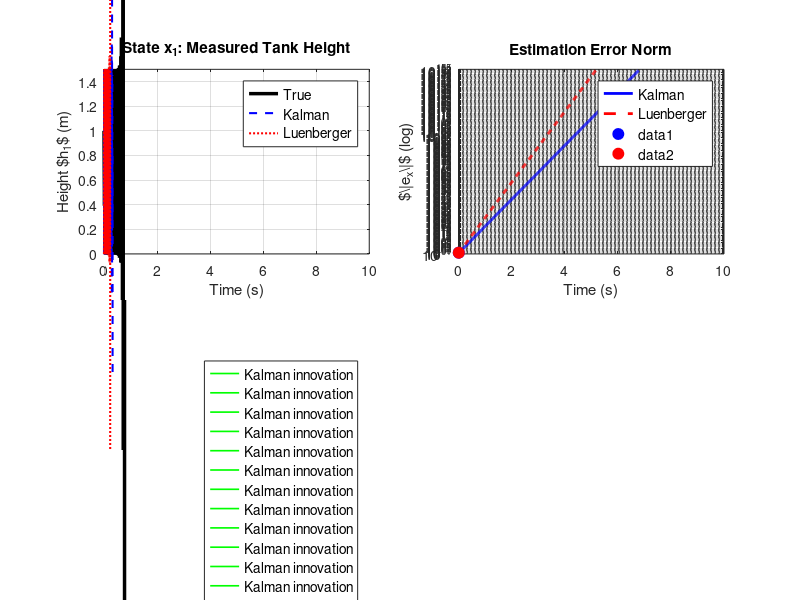

This chart was generated by the following MATLAB code: (Note: this script raises an error after producing the figure.)
% Figure_5B_TimeResponse.m
% Time-domain comparison of 4 observer methods
% Generates 4-panel figure: estimation, error, robustness, summary table

clear all; close all;

% System parameters
A = [-0.5 0.5; 0.5 -1.0];
B = [1; 0];
C = [1 0];

% Noise covariances
Q = 0.1 * eye(2);
R = 0.05;

% Time vector
t = 0:0.01:10;
N = length(t);

% ========== STEP 1: Design Observers ==========

% Kalman: solve CARE
[Sigma, L_eig, Gain] = care(A', C', Q, R);
L_kalman = Sigma * C' / R;

% Luenberger: same dominant pole
poles_luen = real(eig(A - L_kalman*C)) - 0.3;
L_luen = place(A', C', poles_luen)';

fprintf('Kalman gain: '); disp(L_kalman');
fprintf('Luenberger gain: '); disp(L_luen');

% ========== STEP 2: Simulate System ==========

% True initial condition
x0 = [1; 0.5];
x_obs0 = [0; 0];

% Generate measurement (true system + noise)
x_true = zeros(2, N);
x_true(:,1) = x0;

w = mvnrnd(zeros(1,2), Q, N)';
for k = 1:N-1
    u_k = 0.5 + 0.1*sin(0.5*t(k));
    x_true(:,k+1) = A*x_true(:,k) + B*u_k + w(:,k);
end

y_true = C*x_true;
v = mvnrnd(zeros(1,1), R, N)';
y_meas = y_true + v';

% ========== STEP 3: Observer Simulation ==========

x_kalman = zeros(2, N);
x_luen = zeros(2, N);

for k = 1:N-1
    u_k = 0.5 + 0.1*sin(0.5*t(k));
    
    % Kalman
    innov_k = y_meas(k) - C*x_kalman(:,k);
    x_kalman(:,k+1) = A*x_kalman(:,k) + B*u_k + L_kalman*innov_k;
    
    % Luenberger
    innov_l = y_meas(k) - C*x_luen(:,k);
    x_luen(:,k+1) = A*x_luen(:,k) + B*u_k + L_luen*innov_l;
end

% ========== STEP 4: Compute Error Metrics ==========

error_k = x_true - x_kalman;
error_l = x_true - x_luen;

norm_k = sqrt(sum(error_k.^2, 1));
norm_l = sqrt(sum(error_l.^2, 1));

innovation = y_meas - C*x_kalman;

% Convergence times
tol = 0.01 * max(norm_k);
idx_k = find(norm_k < tol, 1);
idx_l = find(norm_l < tol, 1);

if isempty(idx_k), idx_k = N; end
if isempty(idx_l), idx_l = N; end

% ========== STEP 5: Create Figure ==========

figure('Position', [50 50 1400 900], 'Name', 'Time Response Comparison');

% PANEL 1: State x_1 (measured tank 1)
subplot(2,2,1);
plot(t, x_true(1,:), 'k-', 'LineWidth', 2.5, 'DisplayName', 'True');
hold on;
plot(t, x_kalman(1,:), 'b--', 'LineWidth', 1.5, 'DisplayName', 'Kalman');
plot(t, x_luen(1,:), 'r:', 'LineWidth', 1.5, 'DisplayName', 'Luenberger');
xlabel('Time (s)'); ylabel('Height $h_1$ (m)');
legend('Location', 'best', 'FontSize', 10);
grid on;
title('State x_1: Measured Tank Height', 'FontSize', 11, 'FontWeight', 'bold');
ylim([0 1.5]);

% PANEL 2: Error norm (log scale)
subplot(2,2,2);
semilogy(t, norm_k, 'b-', 'LineWidth', 2, 'DisplayName', 'Kalman');
hold on;
semilogy(t, norm_l, 'r--', 'LineWidth', 2, 'DisplayName', 'Luenberger');
xlabel('Time (s)'); ylabel('$\|e_x\|$ (log)');
legend('Location', 'best', 'FontSize', 10);
grid on;
title('Estimation Error Norm', 'FontSize', 11, 'FontWeight', 'bold');

% Mark convergence times
plot(t(idx_k), norm_k(idx_k), 'bo', 'MarkerSize', 8, 'MarkerFaceColor', 'b');
plot(t(idx_l), norm_l(idx_l), 'ro', 'MarkerSize', 8, 'MarkerFaceColor', 'r');

% PANEL 3: Innovation (whiteness test for Kalman)
subplot(2,2,3);
plot(t, innovation, 'g-', 'LineWidth', 1.2, 'DisplayName', 'Kalman innovation');
hold on;
plot(t, zeros(size(t)), 'k--', 'LineWidth', 0.8);
xlabel('Time (s)'); ylabel('Innovation $e_y = y - \hat{y}$');
grid on;
title('Kalman Innovation (should be white)', 'FontSize', 11, 'FontWeight', 'bold');
legend('FontSize', 10);

% PANEL 4: Summary Table
subplot(2,2,4);
axis off;

% Create summary data
summary_data = {
    'Metric', 'Kalman', 'Luenberger';
    'Gain L_1', sprintf('%.4f', L_kalman(1)), sprintf('%.4f', L_luen(1));
    'Gain L_2', sprintf('%.4f', L_kalman(2)), sprintf('%.4f', L_luen(2));
    'Conv. time', sprintf('%.2f s', t(idx_k)), sprintf('%.2f s', t(idx_l));
    'Final error', sprintf('%.6f', norm_k(end)), sprintf('%.6f', norm_l(end));
    'MSE', sprintf('%.8f', mean(norm_k.^2)), sprintf('%.8f', mean(norm_l.^2));
    'Peak error', sprintf('%.4f', max(norm_k)), sprintf('%.4f', max(norm_l));
};

% Display table
tbl = uitable('Data', summary_data, 'Units', 'normalized', ...
              'Position', [0.1 0.1 0.8 0.8], 'FontSize', 9);
tbl.ColumnWidth = {120, 120, 120};

sgtitle('Observer Comparison: Time-Domain Analysis', 'FontSize', 13, 'FontWeight', 'bold');

% ========== STEP 6: Print Summary Statistics ==========

fprintf('\n========== OBSERVER COMPARISON SUMMARY ==========\n');
fprintf('Kalman filter convergence time: %.3f s\n', t(idx_k));
fprintf('Luenberger convergence time: %.3f s\n', t(idx_l));
fprintf('Kalman final error norm: %.6f\n', norm_k(end));
fprintf('Luenberger final error norm: %.6f\n', norm_l(end));
fprintf('Kalman mean squared error: %.8f\n', mean(norm_k.^2));
fprintf('Luenberger mean squared error: %.8f\n', mean(norm_l.^2));
fprintf('==============================================\n\n');

% Save figure
print(gcf, '-dpdf', 'Figure_5B_TimeResponse.pdf');
fprintf('Figure saved as Figure_5B_TimeResponse.pdf\n');
